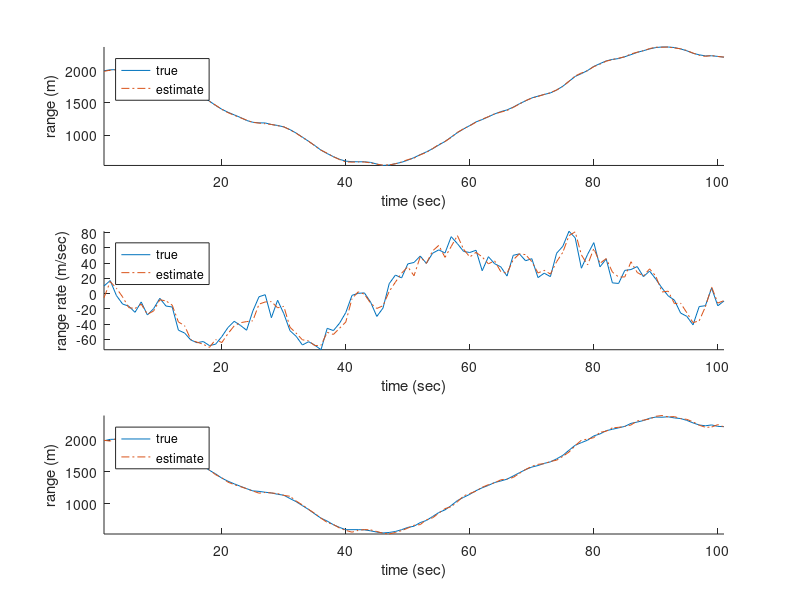
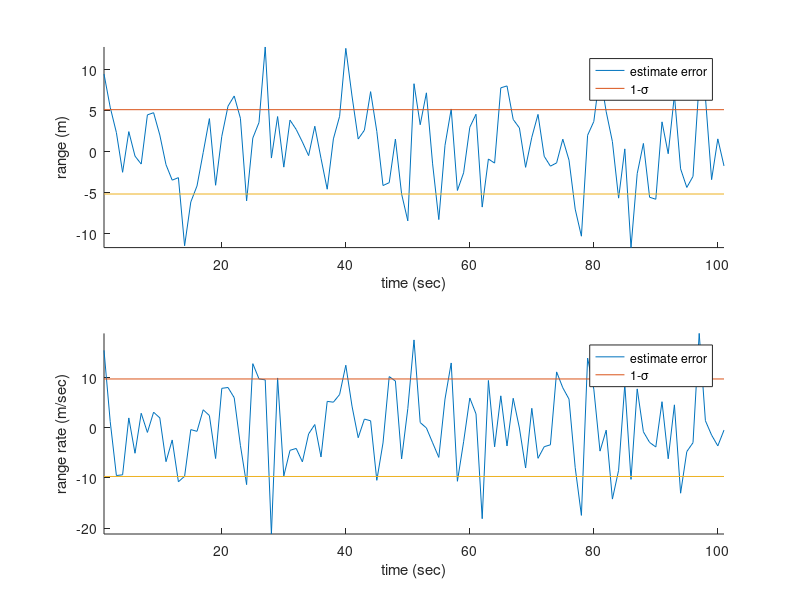

Source code (MATLAB) for these figures, in order:
clc; clear;

%%
% the sampling time
dt = 1;

% the process and measurement noise
Qc = 150;
Q = Qc * [dt^3/3 dt^2/2; dt^2/2 dt];
R = 30;

% the mean value and covariance of the initial state variable
x0 = [2000; 10];
P0 = 30 * eye(2);

% the initial value of the kalman filter
xbar = x0 + sqrt(P0) * randn(2,1);
Pbar = P0;
Qf = Q;     % the process noise covariance for the kalman filter

% set variable for saving results
X = [];
XHAT = [];
Z = [];
ZHAT = [];
TIME = [];

% the matrix of system
F = [1 dt; 0 1];
H = [1 0];

% the solution of the algebric riccati equation
[Pinf, X_, G_] = dare(F', H', Qf, R);

% the gain of steady-state and the posteriori covariance
Sinf = H * Pinf * H' + R;
Kinf = Pinf * H' * inv(Sinf);
Phat = Pinf - Pinf * H' * inv(Sinf) * H * Pinf;
PHAT = diag(Phat);

% compare steady-state kalmanfilter with normal kalmanfilter
% S = H * Pbar * H' + R;
% K = Pbar * H' * inv(S);
% Phat = Pbar - Pbar * H' * inv(S) * H * Pbar;

%%
for time = 0:100
    
    % the measurement model
    z = H * x0 + sqrt(R) * randn();

    % the measurement update
    zhat = H * xbar;
    xhat = xbar + Kinf * (z - zhat);

    % the time update
    xbar = F * xhat;
    
    % the kinematics model of system
    x = F * x0 + sqrt(Q) * randn(2,1);

    % save results
    X(time+1,:) = x0';
    XHAT(time+1,:) = xhat';
    Z(time+1,:) = z';
    ZHAT(time+1,:) = zhat';
    TIME(time+1,:) = time;

    % update state for next time step
    x0 = x;

end

%% range and range rate
figure(1)
subplot(3,1,1)
hold on
plot(X(:,1))
plot(XHAT(:,1), '-.')
axis tight
xlabel('time (sec)'), ylabel('range (m)')
legend('true', 'estimate', 'Location', 'northwest')

subplot(3,1,2)
hold on
plot(X(:,2))
plot(XHAT(:,2), '-.')
axis tight
xlabel('time (sec)'), ylabel('range rate (m/sec)')
legend('true', 'estimate', 'Location', 'northwest')

subplot(3,1,3)
hold on
plot(Z(:,1))
plot(ZHAT(:,1), '-.')
axis tight
xlabel('time (sec)'), ylabel('range (m)')
legend('true', 'estimate', 'Location', 'northwest')

%% measurement error and std error
figure(2)
subplot(2,1,1)
hold on
plot(X(:,1)-XHAT(:,1))
plot([1 101], [sqrt(PHAT(1)), sqrt(PHAT(1))])
plot([1 101], [-sqrt(PHAT(1)), -sqrt(PHAT(1))])
axis tight
xlabel('time (sec)'), ylabel('range (m)')
legend('estimate error', '1-\sigma')

subplot(2,1,2)
hold on
plot(X(:,2)-XHAT(:,2))
plot([1 101], [sqrt(PHAT(2)), sqrt(PHAT(2))])
plot([1 101], [-sqrt(PHAT(2)), -sqrt(PHAT(2))])
axis tight
xlabel('time (sec)'), ylabel('range rate (m/sec)')
legend('estimate error', '1-\sigma')